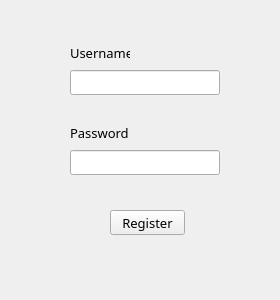
<?xml version="1.0" encoding="UTF-8"?>
<ui version="4.0">
 <class>register_page</class>
 <widget class="QWidget" name="register_page">
  <property name="geometry">
   <rect>
    <x>0</x>
    <y>0</y>
    <width>280</width>
    <height>300</height>
   </rect>
  </property>
  <property name="minimumSize">
   <size>
    <width>280</width>
    <height>300</height>
   </size>
  </property>
  <property name="maximumSize">
   <size>
    <width>280</width>
    <height>300</height>
   </size>
  </property>
  <property name="font">
   <font>
    <family>Microsoft YaHei UI Light</family>
    <pointsize>10</pointsize>
   </font>
  </property>
  <property name="windowTitle">
   <string>Sign Up</string>
  </property>
  <widget class="QLineEdit" name="username_box">
   <property name="geometry">
    <rect>
     <x>70</x>
     <y>70</y>
     <width>150</width>
     <height>25</height>
    </rect>
   </property>
  </widget>
  <widget class="QLineEdit" name="password_box">
   <property name="geometry">
    <rect>
     <x>70</x>
     <y>150</y>
     <width>150</width>
     <height>25</height>
    </rect>
   </property>
  </widget>
  <widget class="QPushButton" name="register_button">
   <property name="geometry">
    <rect>
     <x>110</x>
     <y>210</y>
     <width>75</width>
     <height>25</height>
    </rect>
   </property>
   <property name="text">
    <string>Register</string>
   </property>
  </widget>
  <widget class="QLabel" name="label">
   <property name="geometry">
    <rect>
     <x>70</x>
     <y>40</y>
     <width>60</width>
     <height>25</height>
    </rect>
   </property>
   <property name="text">
    <string>Username</string>
   </property>
  </widget>
  <widget class="QLabel" name="label_2">
   <property name="geometry">
    <rect>
     <x>70</x>
     <y>120</y>
     <width>60</width>
     <height>25</height>
    </rect>
   </property>
   <property name="text">
    <string>Password</string>
   </property>
  </widget>
 </widget>
 <resources/>
 <connections/>
</ui>
